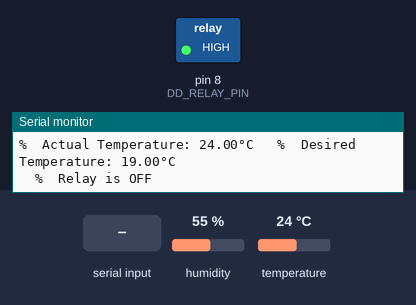
A program run on a simulated Arduino Mega 2560, built with avr-gcc and run on an emulated ATmega2560. Shown: switched loads named in the program (green lamp = pin HIGH), the last lines printed to the serial monitor. The inputs (shaded band) are chosen by the test bench; at power-on: temperature 24 °C, humidity 55 %.

Above: at 1.2 s.
1.3 s: temperature set to 19.1 °C
3.3 s: temperature set to 17.9 °C
At 4.5 s:
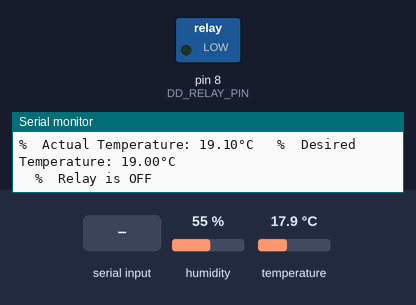
7.6 s: "a" received over Serial
At 9.0 s:
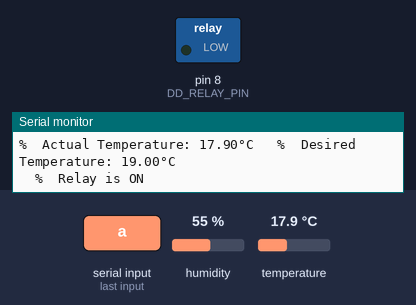
9.6 s: temperature set to 28 °C
At 11.6 s:
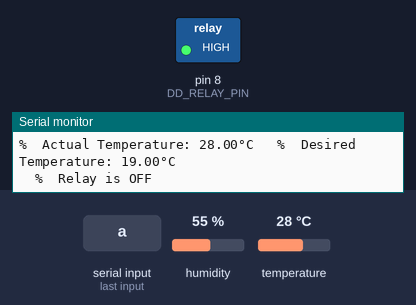
11.9 s: temperature set to 12 °C
At 13.3 s:
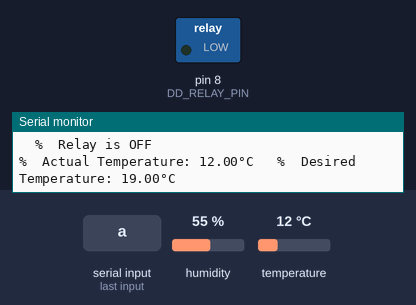
Timing chart, 0 to 14.9 s (numbered marks = the images above; inputs shaded):
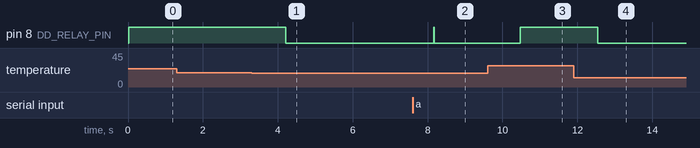

Measured:
- the behaviour switches between 18.5 and 18.4 °C on temperature (found by bisection; images 0 and 1)
- after the input at 3.3 s, pin 8 (DD_RELAY_PIN): HIGH → LOW after 0.91 s
- after the input at 7.6 s, pin 8 (DD_RELAY_PIN): LOW → HIGH after 0.56 s, → LOW 0.02 s later
- after the input at 9.6 s, pin 8 (DD_RELAY_PIN): LOW → HIGH after 0.87 s
- after the input at 11.9 s, pin 8 (DD_RELAY_PIN): HIGH → LOW after 0.64 s

The program:

main.cpp
```cpp
#include "Arduino.h"
#include <Arduino_FreeRTOS.h>

#include "dd_dht/dd_dht.h"
#include "dd_relay/dd_relay.h"
#include "srv_ui_serial/srv_ui_serial.h"
#include "srv_ctrl_temp/srv_ctrl_temp.h"

// define two tasks for Blink & AnalogRead
void Task_dd_ui_serial(void *pvParameters);
void Task_dd_dht(void *pvParameters);
void Task_dd_relay(void *pvParameters);
void Task_srv_ctrl_temp(void *pvParameters);

// the setup function runs once when you press reset or power the board
void setup()
{

  // // Now set up two tasks to run independently.
  xTaskCreate(Task_dd_ui_serial, "Task_dd_ui_serial", 256, NULL, 1, NULL);
  xTaskCreate(Task_dd_dht, "Task_dd_dht", 512, NULL, 1, NULL);
  xTaskCreate(Task_dd_relay, "Task_dd_relay", 100, NULL, 1, NULL);
  xTaskCreate(Task_srv_ctrl_temp, "Task_srv_ctrl_temp", 100, NULL, 1, NULL);

  // Now the task scheduler, which takes over control of scheduling individual tasks, is automatically started.
}

void loop()
{
  // Empty. Things are done in Tasks.
}

/*--------------------------------------------------*/
/*---------------------- Tasks ---------------------*/
/*--------------------------------------------------*/


void Task_dd_ui_serial(void *pvParameters) // This is a task.
{
  (void)pvParameters;

  srv_ui_serial_setup();


  for (;;)
  {
    srv_ui_serial_loop();
    vTaskDelay(1000/ portTICK_PERIOD_MS); // one tick delay (15ms) in between reads for stability

  }
}

void Task_srv_ctrl_temp(void *pvParameters) // This is a task.
{
  (void)pvParameters;

  srv_ctrl_temp_setup();


  for (;;)
  {
    srv_ctrl_temp_loop();
    vTaskDelay(1); // one tick delay (15ms) in between reads for stability

  }
}


void Task_dd_dht(void *pvParameters) // This is a task.
{
  (void)pvParameters;

  dd_dht_setup();

  for (;;)
  {
    dd_dht_loop();

    vTaskDelay(100/portTICK_PERIOD_MS); // one tick delay (15ms) in between reads for stability
  }
}


void Task_dd_relay(void *pvParameters) // This is a task.
{
  (void)pvParameters;

  dd_realy_setup();

  for (;;)
  {
    dd_relay_loop();
    vTaskDelay(1); // one tick delay (15ms) in between reads for stability
  }
}
```

dd_dht.cpp
```cpp
#include "dd_dht.h"

#include <Adafruit_Sensor.h>
#include "DHT.h"

#define DHTPIN 2
#define DHTTYPE DHT22 // DHT 22

DHT dht(DHTPIN, DHTTYPE);

void dd_dht_setup()
{
    dht.begin();
}

float dd_dht_temperature = 0;

float dd_dht_GetTemperature()
{
    return dd_dht_temperature;
}
int dd_dht_error = 0;

int dd_dht_GetError()
{
    return dd_dht_error;
}

void dd_dht_loop()
{
    float h = dht.readHumidity();

    float t = dht.readTemperature();

    dd_dht_temperature = t;


    float f = dht.readTemperature(true);


    if (isnan(h) || isnan(t) || isnan(f))
    {
        dd_dht_error = 1;
        return;
    }

    dd_dht_error = 0;


}
```

dd_dht.h
```cpp
#ifndef DD_DHT_H_
#define DD_DHT_H_


void dd_dht_setup();
void dd_dht_loop();
int dd_dht_GetError();
float dd_dht_GetTemperature();


#endif
```

dd_relay.cpp
```cpp
#include "dd_relay.h"
#include "Arduino.h"

int dd_relay_state = RELAY_OFF;

void dd_realy_setup(){
    pinMode(DD_RELAY_PIN, OUTPUT);
}

void dd_relay_loop(){
    int state = dd_relay_state;
    digitalWrite(DD_RELAY_PIN, state);
}

void dd_relay_on(){
    dd_relay_state = RELAY_ON;
}

void dd_relay_off(){
    dd_relay_state = RELAY_OFF;
}

void dd_relay_set_state(int state){
    dd_relay_state = state;
}

int dd_relay_get_state(){
    int state = dd_relay_state;
    return state;
}
```

dd_relay.h
```cpp
#ifndef DD_RELAY_H_
#define DD_RELAY_H_


#include "Arduino.h"

void dd_realy_setup();
void dd_relay_loop();

void dd_relay_on();
void dd_relay_off();
void dd_relay_set_state(int state);
int dd_relay_get_state();

#define RELAY_ON LOW
#define RELAY_OFF HIGH

#define DD_RELAY_PIN 8


#endif
```

srv_ctrl_temp.cpp
```cpp
#include "srv_ctrl_temp.h"
#include "dd_dht/dd_dht.h"
#include "dd_relay/dd_relay.h"


float ctrl_desird_temp = 19.0;
float ctrl_current_temp = 19.0;

void srv_ctrl_temp_setup(){
    ctrl_desird_temp = 19.0;
    ctrl_current_temp = 19.0;
}

void srv_ctrl_temp_loop(){

    if (dd_dht_GetError() == 0)
    {
        ctrl_current_temp = dd_dht_GetTemperature();
        if (ctrl_current_temp < (ctrl_desird_temp - CTRL_TEMP_HISTERESIS))
        {
            dd_relay_on();
        }else if (ctrl_current_temp > (ctrl_desird_temp + CTRL_TEMP_HISTERESIS)){
            dd_relay_off();
        }else{
            // do nothing
        }
    }
    else
    {
        dd_relay_off();
    }

}

void srv_ctrl_set_desired_temp(float desired_temp){
    ctrl_desird_temp = desired_temp;
}

float srv_ctrl_get_desired_temp(){             //
    float temp = ctrl_desird_temp;             //
    return temp;
}

void srv_ctrl_desired_temp_up(){
    float temp = srv_ctrl_get_desired_temp();
    temp += DELTA_TEMP_UP_DOWN;
    srv_ctrl_set_desired_temp(temp);
}

void srv_ctrl_desired_temp_down(){
    float temp = srv_ctrl_get_desired_temp();
    temp -= DELTA_TEMP_UP_DOWN;
    srv_ctrl_set_desired_temp(temp);
}
```

srv_ctrl_temp.h
```cpp
#ifndef SRV_CTRL_TEMP_H_
#define SRV_CTRL_TEMP_H_

void srv_ctrl_temp_setup();
void srv_ctrl_temp_loop();

void srv_ctrl_set_desired_temp(float desired_temp);
float srv_ctrl_get_desired_temp();
void srv_ctrl_desired_temp_up();
void srv_ctrl_desired_temp_down();

#define DELTA_TEMP_UP_DOWN (0.5)

#define CTRL_TEMP_HISTERESIS (0.5)

#endif
```

srv_ui_serial.cpp
```cpp
#include "srv_ui_serial.h"
#include "Arduino.h"
#include "dd_dht/dd_dht.h"
#include "dd_relay/dd_relay.h"
#include "srv_ctrl_temp/srv_ctrl_temp.h"

void srv_ui_serial_setup()
{

    Serial.begin(9600);

    Serial.println(F("Serial UI started"));
}

void srv_ui_serial_loop()
{


    if(Serial.available()){
        char cmd = Serial.read();
        switch (cmd)
        {
        case 'q':
            dd_relay_on();
            Serial.println("Relay switched ON");
            break;

        case 'a':
            dd_relay_off();
            Serial.println("Relay switched OFF");
            break;

        case 'w':
            srv_ctrl_desired_temp_up();
            Serial.println("Desired temp UP");
            break;

        case 's':
            srv_ctrl_desired_temp_down();
            Serial.println("Desired temp DOMN");
            break;

        default:
            break;
        }
    }


    if (dd_dht_GetError() == 0)
    {
        float t_a = dd_dht_GetTemperature();
        Serial.print(F("%  Actual Temperature: "));
        Serial.print(t_a);
        Serial.print(F("°C "));
        // Serial.print();

        float t_d = srv_ctrl_get_desired_temp();
        Serial.print(F("  %  Desired Temperature: "));
        Serial.print(t_d);
        Serial.print(F("°C "));
        Serial.println();


    }
    else
    {
        Serial.println(F("Failed to read from DHT sensor!"));
    }

    /// relay report
    int relay_state = dd_relay_get_state();
    if(relay_state==RELAY_ON){

        Serial.println(F("  %  Relay is ON "));

    }else{
        Serial.println(F("  %  Relay is OFF "));

    }


}
```

srv_ui_serial.h
```cpp
#ifndef SRV_UI_SERIAL_H_
#define SRV_UI_SERIAL_H_

void srv_ui_serial_setup();
void srv_ui_serial_loop();


#endif
```
